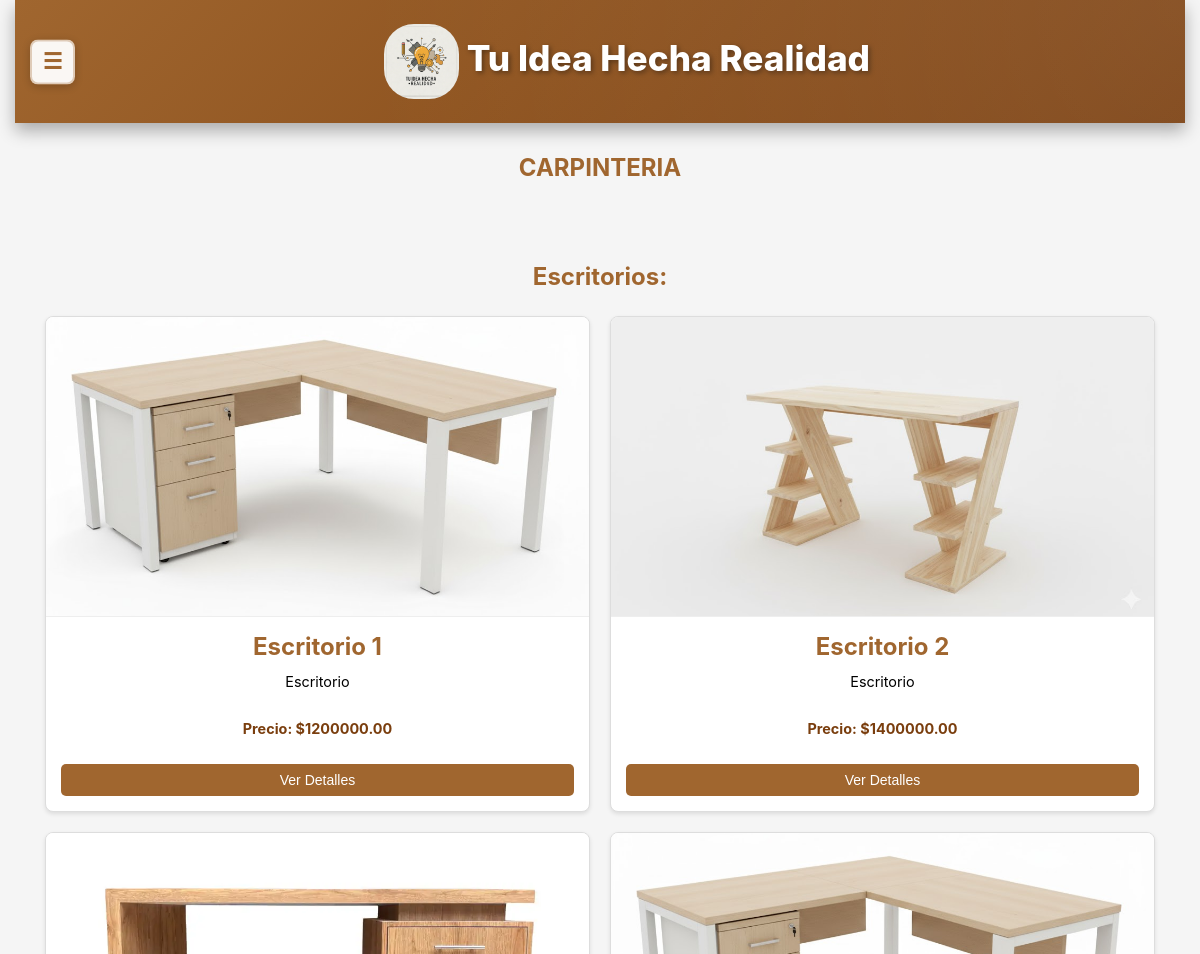
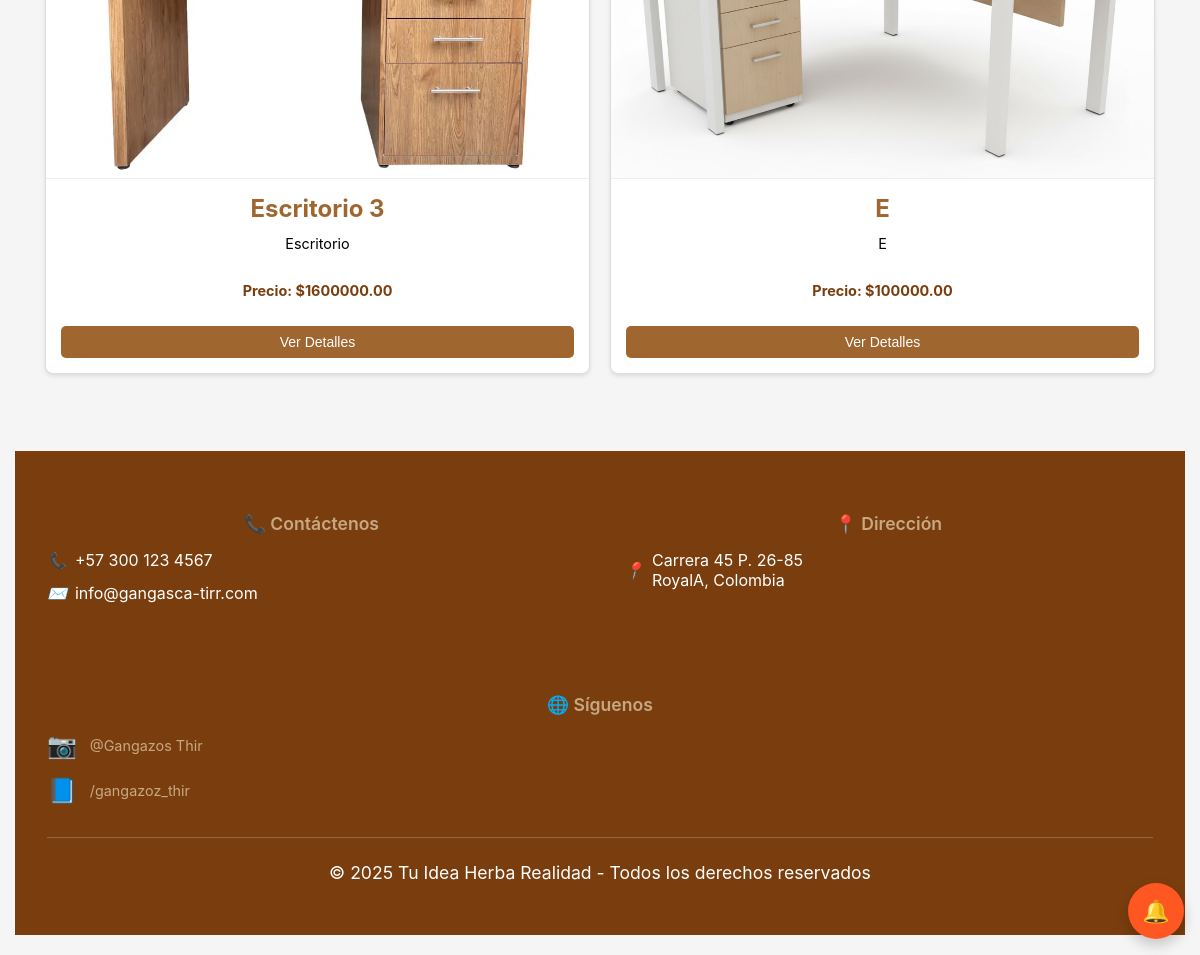
The page /marroquineria/ on the database its author committed (2 pictures, top to bottom).
### core/models.py (models this page shows)
class Escritorios(models.Model):
    nombre5 = models.CharField(max_length=100)
    descripcion5 = models.CharField(max_length=250, default='', blank=True,null=True)
    precio5 = models.DecimalField(max_digits=10, decimal_places=2)
    imagen5 = models.ImageField(upload_to='uploads/productos/')
    cantidad_disponible = models.IntegerField(default=0)
    is_active = models.BooleanField(default=True)

### Productos/views.py (the view)
# urls.py: path('marroquineria/', views.marroquineria, name='marroquineria'),
def marroquineria(request):
    usernameCliente = request.session.get('usernameCliente')
    usuario = None
    if usernameCliente:
        try:
            usuario = UserClientes.objects.get(usernameCliente=usernameCliente)
        except UserClientes.DoesNotExist:
            pass
    escritorios = Escritorios.objects.filter(is_active=True)
    context = {
        'escritorios': escritorios,
        'usuario': usuario
    }
    return render(request, "Productos/marroquineria.html", context)

### core/context_processors.py (called while the page is built, shortened)
def idea_notifications(request):
    username_cliente = request.session.get('usernameCliente')
    username_empresa = request.session.get('usernameEmpresa')
    has_notif = False
    try:
        if username_cliente:
            has_notif = MensajeIdea.objects.filter(
                idea__autor=username_cliente,
                remitente_tipo='empresa',
                leido=False
            ).exists()
    except Exception as e:
        print(f"Error en idea_notifications: {str(e)}")
        has_notif = False
    return {
        'has_idea_notifications': has_notif
    }

### Productos/templates/Productos/marroquineria.html (shortened to what this page needs)
<!DOCTYPE html>
<html lang="es">
<head>
    {% load static %}
    <link rel="stylesheet" href="{% static 'Productos/css/styles1.css' %}">
    <link rel="stylesheet" href="{% static 'core/css/responsive.css' %}">
</head>
<body>
<div class="main-content-wrapper">
  <header>
    <button class="sidebar-toggle" onclick="toggleSidebar()">☰</button>
    <h1 class="div" style="text-align: center;">
      <img src="{% static 'core/img/Gemini_Generated_Image_tzay6utzay6utzay.jfif' %}" alt="Logo" width="75" height="75">
      Tu Idea Hecha Realidad
    </h1>
  </header><section>
    <div>
        <h2>CARPINTERIA</h2>
        <section class="seccion-at">
            <div>
                <div>
                    <div>
                        <div>
                            <div>
                                <h3>Escritorios:</h3>
                            </div>
                        </div>
                    </div>
                    <div class="contenedor-articulos" id="contenedorArticulos">
                        {% for escritorio in escritorios %}
                        <div class="articulo">
                            {% if escritorio.imagen5 %}
                            <img src="{{ escritorio.imagen5.url }}" alt="{{ escritorio.nombre5 }}">
                            {% else %}
                            <img src="{% static 'Productos/img/Escritorio.jpg' %}" alt="{{ escritorio.nombre5 }}">
                            {% endif %}
                            <div class="contenido-articulo">
                                <h3>{{ escritorio.nombre5 }}</h3>
                                <p>{{ escritorio.descripcion5 }}</p>
                                <p class="precio-destacado">Precio: ${{ escritorio.precio5 }}</p>
                                <button class="btn-ver-detalles" onclick="mostrarDetalles('escritorio', {{ escritorio.id }}, '{{ escritorio.nombre5|escapejs }}', '{{ escritorio.descripcion5|escapejs }}', '{{ escritorio.precio5 }}', '{% if escritorio.imagen5 %}{{ escritorio.imagen5.url }}{% else %}{% static 'Productos/img/Escritorio.jpg' %}{% endif %}')">Ver Detalles</button>
                            </div>
                        </div>
                        {% endfor %}
                    </div>
                </div>
            </div>
        </section>
    </div>
</section>
    <footer>
        <div class="footer-content">
            <div class="footer-section">
                <h3 class="footer-title">📞 Contáctenos</h3>
                <div class="footer-info">
                    <i>📞</i>
                    <span>+57 300 123 4567</span>
                </div>
                <div class="footer-info">
                    <i>✉️</i>
                    <span>info@gangasca-tirr.com</span>
                </div>
            </div>
            <div class="footer-section">
                <h3 class="footer-title">📍 Dirección</h3>
                <div class="footer-info">
                    <i>📍</i>
                    <span>Carrera 45 P. 26-85<br>RoyalA, Colombia</span>
                </div>
            </div>
            <div class="footer-section">
                <h3 class="footer-title">🌐 Síguenos</h3>
                <div class="footer-social">
                    <div class="social-container">
                        <a href="https://www.instagram.com/tu_idea_hecha_realidad?igsh=Y3ByM2lyZGcwNHVy" class="social-icon" aria-label="Instagram">
                            <span>📷</span>
                        </a>
                        <div class="social-username">@Gangazos Thir</div>
                    </div>
                    <div class="social-container">
                        <a href="https://www.facebook.com/share/1ACEVZbZHV/" class="social-icon" aria-label="Facebook">
                            <span>📘</span>
                        </a>
                        <div class="social-username">/gangazoz_thir</div>
                    </div>
                </div>
            </div>
        </div>
        <div class="footer-bottom">
            <p>© 2025 Tu Idea Herba Realidad - Todos los derechos reservados</p>
        </div>
    </footer>
</div>
{% include 'core/floating_buttons.html' %}
{% include 'core/modal_notificaciones.html' %}
</body>
</html>

### core/static/core/css/responsive.css (style rules this page uses)
.sidebar-toggle { display: none; position: absolute; top: 50%; left: 15px; transform: translateY(-50%); z-index: 10; background: rgba(255, 255, 255, 0.95); color: #A0662F; border: 2px solid rgba(160, 102, 47, 0.3); width: 45px; height: 45px; border-radius: 8px; cursor: pointer; box-shadow: 0 2px 8px rgba(0, 0, 0, 0.2); transition: all 0.3s ease; font-size: 22px; align-items: center; justify-content: center; font-weight: bold; }
@media screen and (max-width: 1366px) { html, body { overflow-x: hidden; max-width: 100vw; width: 100%; } }
@media screen and (max-width: 1366px) { .sidebar-toggle { display: flex; } }
@media screen and (max-width: 1366px) { .main-content-wrapper { margin-left: 0 !important; width: 100% !important; padding: 0 15px 20px 15px; box-sizing: border-box; overflow-x: hidden; max-width: 100vw; } }
@media screen and (max-width: 1366px) { header { margin: 0 !important; width: 100% !important; padding: 1.5rem 1rem 1.5rem 70px !important; box-sizing: border-box; position: relative; } }
@media screen and (max-width: 1366px) { footer { margin: 2rem 0 0 0 !important; width: 100% !important; padding: 2rem 2rem !important; box-sizing: border-box; } }
@media screen and (max-width: 1366px) { .contenedor-articulos { justify-content: center; padding: 15px 0; margin: 0 auto; max-width: 100%; } }
@media screen and (max-width: 1366px) { .main-content-wrapper > * { margin-left: auto; margin-right: auto; } }
@media screen and (min-width: 768px) and (max-width: 1366px) { .contenedor-articulos { grid-template-columns: repeat(2, 1fr); gap: 20px; max-width: 100%; } }
@media screen and (min-width: 768px) and (max-width: 1366px) { header h1 { font-size: 2.2rem; } }
@media screen and (min-width: 768px) and (max-width: 1366px) { .footer-content { flex-direction: row; flex-wrap: wrap; } }
@media screen and (min-width: 768px) and (max-width: 1366px) { .footer-section { flex: 1 1 45%; min-width: 200px; } }
@media screen and (max-width: 1366px) { body { overflow-x: hidden; } }
@media screen and (max-width: 1366px) { * { max-width: 100%; } }

### rows shown on the page
Escritorios: imagen5 (picture), nombre5 "Escritorio 1", descripcion5 "Escritorio", precio5 "1200000.00"
Escritorios: imagen5 (picture), nombre5 "Escritorio 2", descripcion5 "Escritorio", precio5 "1400000.00"
Escritorios: imagen5 (picture), nombre5 "Escritorio 3", descripcion5 "Escritorio", precio5 "1600000.00"
Escritorios: imagen5 (picture), nombre5 "E", descripcion5 "E", precio5 "100000.00"
